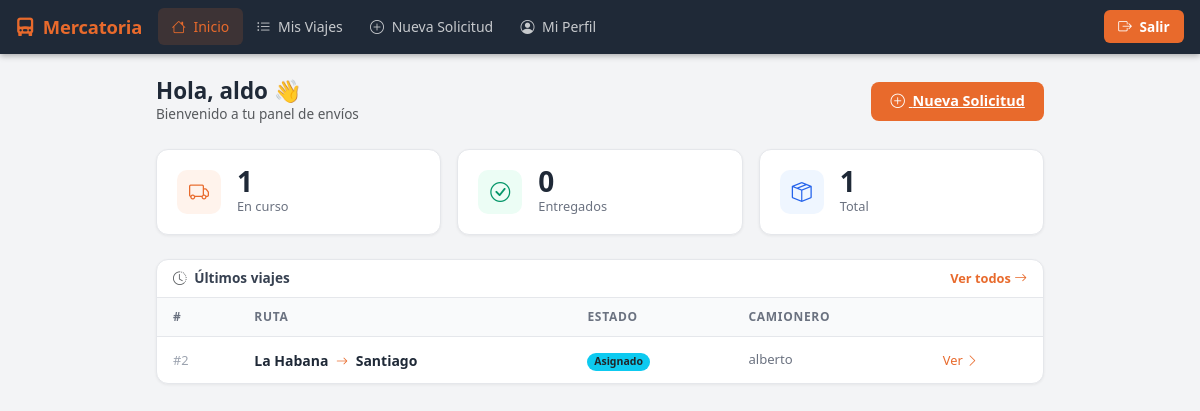
The page /cliente/ (signed in) on the database as committed earlier.
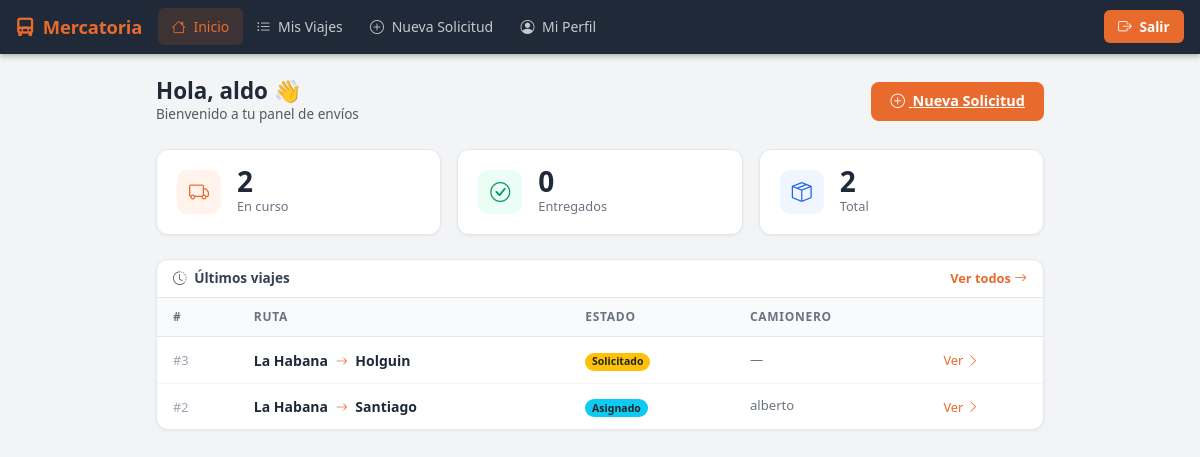
The same page on the database as committed later.
### tables this page shows
CREATE TABLE viajes (
        id INTEGER PRIMARY KEY AUTOINCREMENT,
        cliente TEXT,
        cliente_id INTEGER,
        ruta_id INTEGER,
        tarifa_id INTEGER,
        tipo_vehiculo_id INTEGER,
        origen TEXT,
        destino TEXT,
        precio REAL DEFAULT 0,
        precio_calculado REAL DEFAULT 0,
        precio_final REAL DEFAULT 0,
        precio_editado INTEGER DEFAULT 0,
        motivo_edicion_precio TEXT,
        combustible REAL DEFAULT 0,
        pago_camionero REAL DEFAULT 0,
        camionero REAL DEFAULT 0,
        comision REAL DEFAULT 0,
        beneficio REAL DEFAULT 0,
        estado TEXT DEFAULT 'Solicitado',
        camionero_id INTEGER,
        camionero_nombre TEXT,
        vehiculo_id INTEGER,
        fecha_creacion TEXT DEFAULT CURRENT_TIMESTAMP,
        fecha_asignacion TEXT,
        fecha_recogida TEXT,
        fecha_entrega TEXT,
        observaciones TEXT
    , cotizacion_id INTEGER, km REAL, kilometros REAL, precio_cliente REAL, combustible_estimado REAL, beneficio_estimado REAL, vehiculo_placa TEXT);

### routes/cliente.py (the view)
@cliente_bp.route("/")
def cliente_home():
    if not _requiere_cliente():
        return redirect(url_for("cliente.login"))
    con = conectar()
    cur = con.cursor()
    cur.execute("""
        SELECT id, origen, destino, estado, camionero_nombre, fecha_creacion
        FROM viajes WHERE cliente = ?
        ORDER BY id DESC LIMIT 5
    """, (session["usuario"],))
    recientes = cur.fetchall()
    cur.execute("""
        SELECT COUNT(*) FROM viajes
        WHERE cliente = ? AND estado NOT IN ('Entregado', 'Cancelado')
    """, (session["usuario"],))
    activos = cur.fetchone()[0]
    cur.execute("SELECT COUNT(*) FROM viajes WHERE cliente = ?", (session["usuario"],))
    total = cur.fetchone()[0]
    cur.execute("""
        SELECT COUNT(*) FROM viajes WHERE cliente = ? AND estado = 'Entregado'
    """, (session["usuario"],))
    entregados = cur.fetchone()[0]
    cur.execute("SELECT nombre, apellidos FROM usuarios WHERE usuario = ?",
                (session["usuario"],))
    u = cur.fetchone()
    nombre = (u["nombre"] or "").strip() if u else ""
    if not nombre:
        nombre = session["usuario"].split("@")[0]
    con.close()
    return render_template("cliente/home.html",
                           recientes=recientes,
                           activos=activos,
                           total=total,
                           entregados=entregados,
                           nombre=nombre)

### app.py (called while the page is built)
@app.context_processor
def sidebar_badges():
    try:
        conexion = conectar()
        cursor = conexion.cursor()
        cursor.execute(
            "SELECT COUNT(*) FROM viajes WHERE estado IN ('Pendiente', 'Solicitado')"
        )
        viajes_urgentes = cursor.fetchone()[0]
        cursor.execute(
            "SELECT COUNT(*) FROM viajes WHERE estado = 'Solicitado'"
        )
        dashboard_urgentes = cursor.fetchone()[0]
        conexion.close()
    except Exception:
        viajes_urgentes = 0
        dashboard_urgentes = 0
    return dict(
        sidebar_viajes_urgentes=viajes_urgentes,
        sidebar_dashboard_urgentes=dashboard_urgentes,
    )

### database.py (called while the page is built)
def conectar():
    con = sqlite3.connect(DATABASE_NAME)
    con.row_factory = sqlite3.Row
    return con

### routes/cliente.py (called while the page is built)
def _requiere_cliente():
    return "usuario" in session and session.get("rol") == "cliente"

### templates/cliente/home.html (shortened to what this page needs)
{% extends "base_cliente.html" %}
{% from 'cliente/macros.html' import badge_estado %}
{% block contenido %}
<div class="mt-page-header">
    <div>
        <h1>Hola, {{ nombre }} 👋</h1>
        <p class="text-muted mb-0" style="font-size:0.85rem;">Bienvenido a tu panel de envíos</p>
    </div>
    <a href="/cliente/solicitar" class="btn-mt">
        <i class="bi bi-plus-circle me-1"></i> Nueva Solicitud
    </a>
</div>
<div class="row g-3 mb-4">
    <div class="col-4">
        <div class="stat-card d-flex align-items-center gap-3">
            <div class="stat-icon" style="background:#FFF3EC;">
                <i class="bi bi-truck text-warning" style="color:#E86A2C !important;"></i>
            </div>
            <div>
                <div class="stat-value">{{ activos }}</div>
                <div class="stat-label">En curso</div>
            </div>
        </div>
    </div>
    <div class="col-4">
        <div class="stat-card d-flex align-items-center gap-3">
            <div class="stat-icon" style="background:#ECFDF5;">
                <i class="bi bi-check-circle" style="color:#059669;font-size:1.25rem;"></i>
            </div>
            <div>
                <div class="stat-value">{{ entregados }}</div>
                <div class="stat-label">Entregados</div>
            </div>
        </div>
    </div>
    <div class="col-4">
        <div class="stat-card d-flex align-items-center gap-3">
            <div class="stat-icon" style="background:#EFF6FF;">
                <i class="bi bi-box-seam" style="color:#2563EB;font-size:1.25rem;"></i>
            </div>
            <div>
                <div class="stat-value">{{ total }}</div>
                <div class="stat-label">Total</div>
            </div>
        </div>
    </div>
</div>
<div class="mt-card">
    <div class="d-flex align-items-center justify-content-between px-3 py-2"
         style="border-bottom:1px solid #E5E7EB;">
        <span style="font-size:0.85rem;font-weight:700;color:#374151;">
            <i class="bi bi-clock-history me-1 text-muted"></i> Últimos viajes
        </span>
        <a href="/cliente/viajes" style="font-size:0.8rem;color:#E86A2C;text-decoration:none;font-weight:600;">
            Ver todos <i class="bi bi-arrow-right"></i>
        </a>
    </div>
    {% if recientes %}
    <div class="overflow-auto">
        <table class="mt-table">
            <thead>
                <tr>
                    <th>#</th>
                    <th>Ruta</th>
                    <th>Estado</th>
                    <th>Camionero</th>
                    <th></th>
                </tr>
            </thead>
            <tbody>
                {% for v in recientes %}
                <tr>
                    <td><span style="color:#9CA3AF;font-size:0.8rem;">#{{ v.id }}</span></td>
                    <td>
                        <span class="fw-semibold">{{ v.origen }}</span>
                        <i class="bi bi-arrow-right" style="color:#E86A2C;font-size:0.75rem;margin:0 4px;"></i>
                        <span class="fw-semibold">{{ v.destino }}</span>
                    </td>
                    <td>{{ badge_estado(v.estado) }}</td>
                    <td style="color:#6B7280;font-size:0.82rem;">
                        {{ v.camionero_nombre or '—' }}
                    </td>
                    <td>
                        <a href="/cliente/viaje/{{ v.id }}"
                           style="font-size:0.8rem;color:#E86A2C;text-decoration:none;">
                            Ver <i class="bi bi-chevron-right"></i>
                        </a>
                    </td>
                </tr>
                {% endfor %}
            </tbody>
        </table>
    </div>
    {% endif %}
</div>
{% endblock %}

### templates/cliente/macros.html
{% macro badge_estado(estado) %}
{% if estado in ('Solicitado', 'Pendiente') %}
<span class="badge rounded-pill bg-warning text-dark">{{ estado }}</span>
{% elif estado in ('Asignado',) %}
<span class="badge rounded-pill bg-info text-dark">{{ estado }}</span>
{% elif estado in ('Pendiente de pago', 'Confirmado') %}
<span class="badge rounded-pill" style="background:#7C3AED;color:#fff;">{{ estado }}</span>
{% elif estado in ('Carga recogida', 'En ruta') %}
<span class="badge rounded-pill bg-primary">{{ estado }}</span>
{% elif estado == 'Entregado' %}
<span class="badge rounded-pill bg-success">{{ estado }}</span>
{% elif estado == 'Cancelado' %}
<span class="badge rounded-pill bg-danger">{{ estado }}</span>
{% else %}
<span class="badge rounded-pill bg-secondary">{{ estado }}</span>
{% endif %}
{% endmacro %}

Rows that differ between the two databases and show on the page:
added viajes: id "3", origen "La Habana", destino "Holguin", estado "Solicitado", camionero_nombre "—"
Other text that changed with them:
{{ activos }}: "1" → "2"
{{ total }}: "1" → "2"
